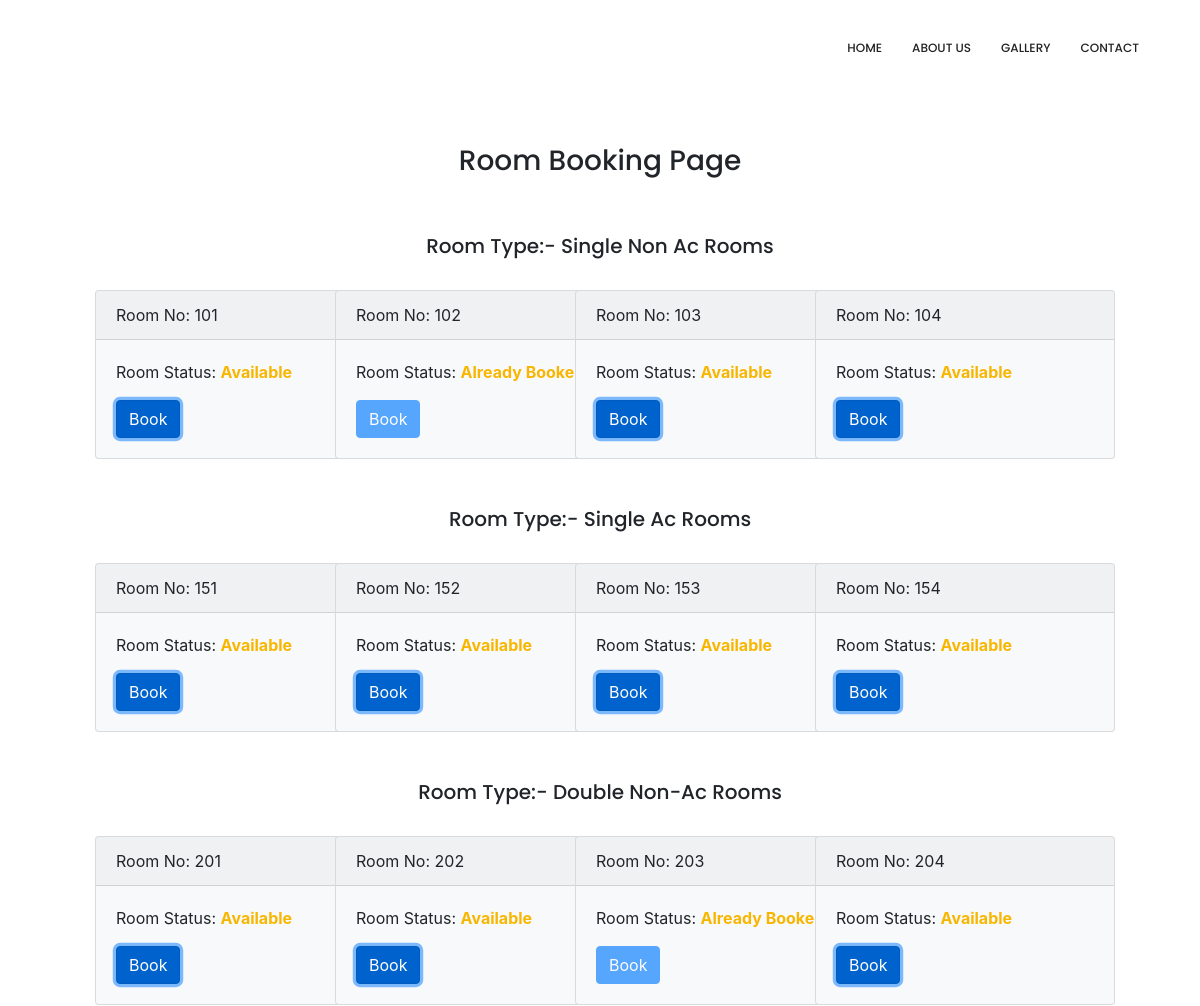
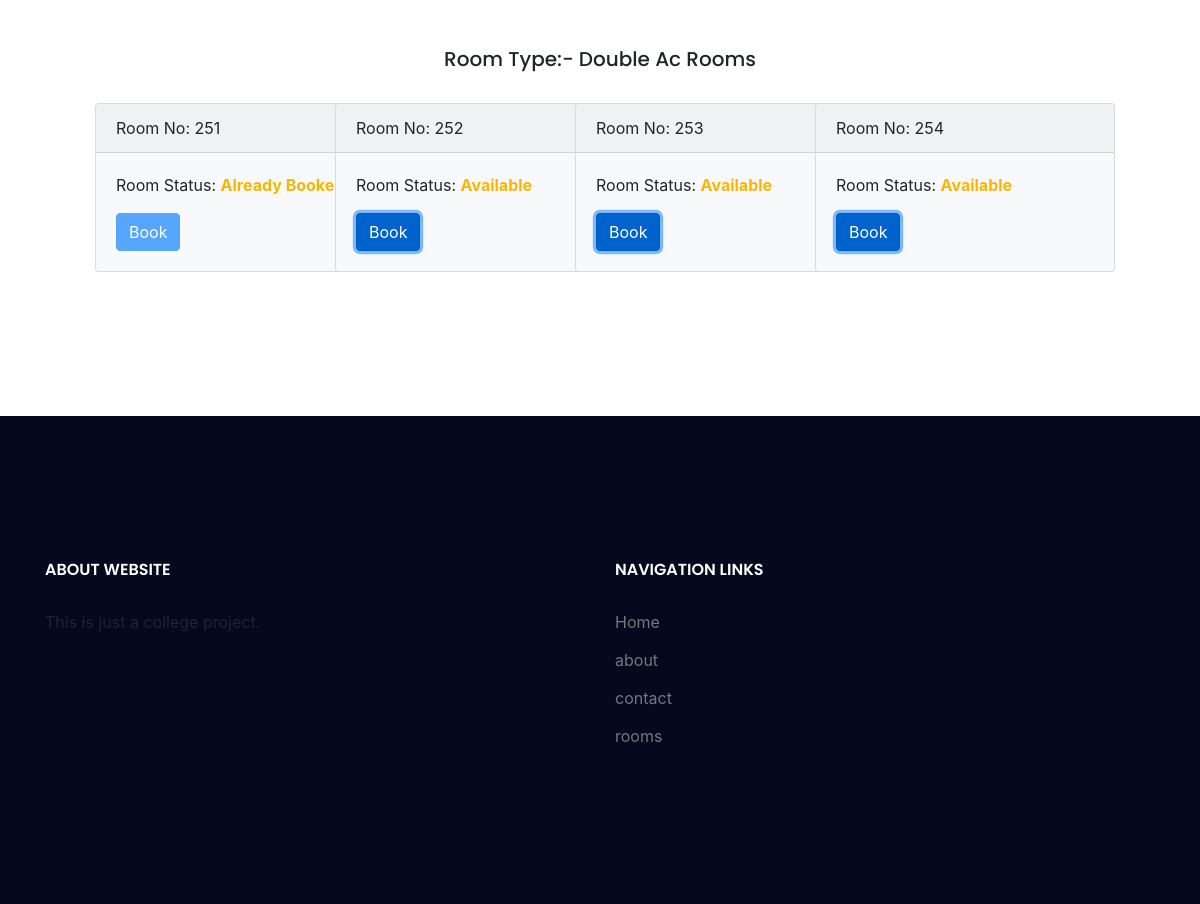
The page /rooms.php on the database its author committed (2 pictures, top to bottom).
### tables this page shows
CREATE TABLE `single_non_ac` (
  `s_no` int(11) NOT NULL,
  `room_no` int(11) NOT NULL,
  `holder_name` varchar(100) NOT NULL,
  `holder_id` int(11) NOT NULL,
  `holder_mobile` varchar(100) NOT NULL,
  `holder_address` varchar(250) NOT NULL,
  `child` int(11) NOT NULL,
  `adult` int(11) NOT NULL,
  `in_date` varchar(100) NOT NULL,
  `out_date` varchar(100) NOT NULL,
  `status` int(11) NOT NULL
);

CREATE TABLE `single_ac` (
  `s_no` int(11) NOT NULL,
  `room_no` int(11) NOT NULL,
  `holder_name` varchar(100) DEFAULT NULL,
  `holder_id` int(11) DEFAULT NULL,
  `holder_mobile` varchar(100) DEFAULT NULL,
  `holder_address` varchar(250) DEFAULT NULL,
  `child` int(11) DEFAULT NULL,
  `adult` int(11) DEFAULT NULL,
  `in_date` varchar(100) DEFAULT NULL,
  `out_date` varchar(100) DEFAULT NULL,
  `status` int(11) DEFAULT NULL
);

CREATE TABLE `double_non_ac` (
  `s_no` int(11) NOT NULL,
  `room_no` int(11) NOT NULL,
  `holder_name` varchar(100) DEFAULT NULL,
  `holder_id` int(11) DEFAULT NULL,
  `holder_mobile` varchar(100) DEFAULT NULL,
  `holder_address` varchar(250) DEFAULT NULL,
  `child` int(11) DEFAULT NULL,
  `adult` int(11) DEFAULT NULL,
  `in_date` varchar(100) DEFAULT NULL,
  `out_date` varchar(100) DEFAULT NULL,
  `status` int(11) NOT NULL
);

CREATE TABLE `double_ac` (
  `s_no` int(11) NOT NULL,
  `room_no` int(11) NOT NULL,
  `holder_name` varchar(100) DEFAULT NULL,
  `holder_id` int(11) DEFAULT NULL,
  `holder_mobile` varchar(100) DEFAULT NULL,
  `holder_address` varchar(250) DEFAULT NULL,
  `child` int(11) DEFAULT NULL,
  `adult` int(11) DEFAULT NULL,
  `in_date` varchar(100) DEFAULT NULL,
  `out_date` varchar(100) DEFAULT NULL,
  `status` int(11) NOT NULL
);

### rooms.php (the view, shortened to what this page needs)
<!doctype html>
<html lang="en">
    <head>
        <link rel="stylesheet" href="css/bootstrap.css">
        <link rel="stylesheet" href="vendors/linericon/style.css">
        <link rel="stylesheet" href="css/font-awesome.min.css">
        <link rel="stylesheet" href="vendors/owl-carousel/owl.carousel.min.css">
        <link rel="stylesheet" href="vendors/bootstrap-datepicker/bootstrap-datetimepicker.min.css">
        <link rel="stylesheet" href="vendors/nice-select/css/nice-select.css">
        <link rel="stylesheet" href="vendors/owl-carousel/owl.carousel.min.css">
        <link rel="stylesheet" href="css/style.css">
        <link rel="stylesheet" href="css/responsive.css">
        <link rel="stylesheet" type="text/css" href="bootstrap-4.4.1/css/bootstrap.min.css">
    </head>
    <body>
        <header class="header_area">
            <div class="container">
                <nav class="navbar navbar-expand-lg navbar-light">
                    <div class="collapse navbar-collapse offset" id="navbarSupportedContent">
                        <ul class="nav navbar-nav menu_nav ml-auto">
                            <li class="nav-item"><a class="nav-link" href="index.html">Home</a></li>
                            <li class="nav-item"><a class="nav-link" href="about.html">About us</a></li>
                            <li class="nav-item"><a class="nav-link" href="gallery.html">Gallery</a></li>
                            <li class="nav-item"><a class="nav-link" href="contact.html">Contact</a></li>
                        </ul>
                    </div>
                </nav>
            </div>
        </header>
        <br><br><br><br><br><br>
    <div class="container">
       <div class="row">
       	<div class="col-md-12">
       		<center><h3>Room Booking Page</h3></center>
       	</div>
       </div><br><br>
       <center><h5>Room Type:-  Single Non Ac Rooms</h5></center><br>
        <div class="row">
            <?php
                $connection = mysqli_connect("localhost","root","");
                $query = "select * from single_non_ac";
                $query_run = mysqli_query($connection,$query);
                while($row = mysqli_fetch_assoc($query_run)){
                    ?>
                        <div class="col-md-2" style="margin-left: 50px;">
                        <div class="card bg-light" style="width: 300px">
                        <div class="card-header">Room No: <?php echo $row["room_no"]?></div>
                        <div class="card-body">
                            <p class="card-text">Room Status: <?php if($row["status"]==0){echo "<b>Available</b>";}else{echo "<b>Already Booked</b>";}?></p>
                            <a href="admin/book_room.php?rn=<?php echo $row['room_no'] . "&rt=a";?>" class="btn btn-primary <?php if($row["status"]==0){echo "active";}else{echo "disabled";}?>" role="button" aria-disabled="<?php if($row['status']==0){echo "false";}else{echo "true";}?>">Book</a>
                        </div>
                    </div>
                    </div>
                    <?php
                }
            ?>
        </div><br><br>
        <center><h5>Room Type:-  Single Ac Rooms</h5></center><br>
        <div class="row">
            <?php
                $connection = mysqli_connect("localhost","root","");
                $query = "select * from single_ac";
                $query_run = mysqli_query($connection,$query);
                while($row = mysqli_fetch_assoc($query_run)){
                    ?>
                        <div class="col-md-2" style="margin-left: 50px;">
                        <div class="card bg-light" style="width: 300px">
                        <div class="card-header">Room No: <?php echo $row["room_no"]?></div>
                        <div class="card-body">
                            <p class="card-text">Room Status: <?php if($row["status"]==0){echo "<b>Available</b>";}else{echo "<b>Already Booked</b>";}?></p>
                            <a href="admin/book_room.php?rn=<?php echo $row['room_no'] . "&rt=a";?>" class="btn btn-primary <?php if($row["status"]==0){echo "active";}else{echo "disabled";}?>" role="button" aria-disabled="<?php if($row['status']==0){echo "false";}else{echo "true";}?>">Book</a>
                        </div>
                    </div>
                    </div>
                    <?php
                }
            ?>
        </div><br><br>
        <center><h5>Room Type:-  Double Non-Ac Rooms</h5></center><br>
        <div class="row">
            <?php
                $connection = mysqli_connect("localhost","root","");
                $query = "select * from double_non_ac";
                $query_run = mysqli_query($connection,$query);
                while($row = mysqli_fetch_assoc($query_run)){
                    ?>
                        <div class="col-md-2" style="margin-left: 50px;">
                        <div class="card bg-light" style="width: 300px">
                        <div class="card-header">Room No: <?php echo $row["room_no"]?></div>
                        <div class="card-body">
                            <p class="card-text">Room Status: <?php if($row["status"]==0){echo "<b>Available</b>";}else{echo "<b>Already Booked</b>";}?></p>
                            <a href="admin/book_room.php?rn=<?php echo $row['room_no'] . "&rt=a";?>" class="btn btn-primary <?php if($row["status"]==0){echo "active";}else{echo "disabled";}?>" role="button" aria-disabled="<?php if($row['status']==0){echo "false";}else{echo "true";}?>">Book</a>
                        </div>
                    </div>
                    </div>
                    <?php
                }
            ?>
        </div><br><br>
        <center><h5>Room Type:-  Double Ac Rooms</h5></center><br>
        <div class="row">
            <?php
                $connection = mysqli_connect("localhost","root","");
                $query = "select * from double_ac";
                $query_run = mysqli_query($connection,$query);
                while($row = mysqli_fetch_assoc($query_run)){
                    ?>
                        <div class="col-md-2" style="margin-left: 50px;">
                        <div class="card bg-light" style="width: 300px">
                        <div class="card-header">Room No: <?php echo $row["room_no"]?></div>
                        <div class="card-body">
                            <p class="card-text">Room Status: <?php if($row["status"]==0){echo "<b>Available</b>";}else{echo "<b>Already Booked</b>";}?></p>
                            <a href="admin/book_room.php?rn=<?php echo $row['room_no'] . "&rt=a";?>" class="btn btn-primary <?php if($row["status"]==0){echo "active";}else{echo "disabled";}?>" role="button" aria-disabled="<?php if($row['status']==0){echo "false";}else{echo "true";}?>">Book</a>
                        </div>
                    </div>
                    </div>
                    <?php
                }
            ?>
        </div>
        </div>
        <br><br><br><br><br><br>
        <footer class="footer-area section_gap">
            <div class="container">
                <div class="row">
                    <div class="col-lg-6  col-md-6 col-sm-6">
                        <div class="single-footer-widget">
                            <h6 class="footer_title">About Website</h6>
                            <p>This is just a college project.</p>
                        </div>
                    </div>
                    <div class="col-lg-6 col-md-6 col-sm-6">
                        <div class="single-footer-widget">
                            <h6 class="footer_title">Navigation Links</h6>
                            <div class="row">
                                <div class="col-4">
                                    <ul class="list_style">
                                        <li><a href="index.html">Home</a></li>
                                        <li><a href="about.html">about</a></li>
                                        <li><a href="contact.html">contact</a></li>
                                        <li><a href="accomodation.html">rooms</a></li>
                                    </ul>
                                </div>
                            </div>
                        </div>
                    </div>
                </div>
            </div>
        </footer>
    </body>
</html>

### css/style.css (style rules this page uses)
.list_style { list-style: none; margin: 0px; padding: 0px; }
a { text-decoration: none; -webkit-transition: all 0.3s ease-in-out; -o-transition: all 0.3s ease-in-out; transition: all 0.3s ease-in-out; }
body { line-height: 24px; font-size: 14px; font-family: "Poppins", sans-serif; font-weight: 300; color: #777777; }
h1, h2, h3, h4, h5, h6 { font-family: "Poppins", sans-serif; font-weight: 600; }
@media (min-width: 1200px) { .container { max-width: 1170px; } }
.section_gap { padding: 120px 0; }
.header_area { position: absolute; top: 0; left: 0; width: 100%; z-index: 20; }
.navbar { padding: 0px; border: 0px; border-radius: 0px; }
.navbar { background: #fff; padding: 0px 25px; }
.navbar .menu_nav .nav-item .nav-link { font: 500 12px/80px "Poppins", sans-serif; color: #222222; text-transform: uppercase; padding: 0px; }
.navbar .menu_nav .nav-item .nav-link:after { display: none; }
.navbar .menu_nav .nav-item + li { margin-left: 30px; }
b, sup, sub, u, del { color: #f8b600; }
h3 { font-size: 24px; }
h5 { font-size: 16px; }
h6 { font-size: 14px; }
h1, h2, h3, h4, h5, h6 { line-height: 1.5em; }
.footer-area { background: #04091e; padding: 142px 0px; }
.single-footer-widget ul li a { line-height: 25px; display: inline-block; color: #777; -webkit-transition: all 0.3s linear; -o-transition: all 0.3s linear; transition: all 0.3s linear; margin-bottom: 13px; }
.footer_title { font-size: 16px; line-height: 24px; font-weight: 600; color: #fff; text-transform: uppercase; margin-bottom: 28px; }

### rooms.php (style rules this page uses)
.btn { margin-right: 15px; }

### rows shown on the page
single_non_ac: room_no "101", status "Available"
single_non_ac: room_no "102", status "Already Booked"
single_non_ac: room_no "103", status "Available"
single_non_ac: room_no "104", status "Available"
single_ac: room_no "151", status "Available"
single_ac: room_no "152", status "Available"
single_ac: room_no "153", status "Available"
single_ac: room_no "154", status "Available"
double_non_ac: room_no "201", status "Available"
double_non_ac: room_no "202", status "Available"
double_non_ac: room_no "203", status "Already Booked"
double_non_ac: room_no "204", status "Available"
double_ac: room_no "251", status "Already Booked"
double_ac: room_no "252", status "Available"
double_ac: room_no "253", status "Available"
double_ac: room_no "254", status "Available"
